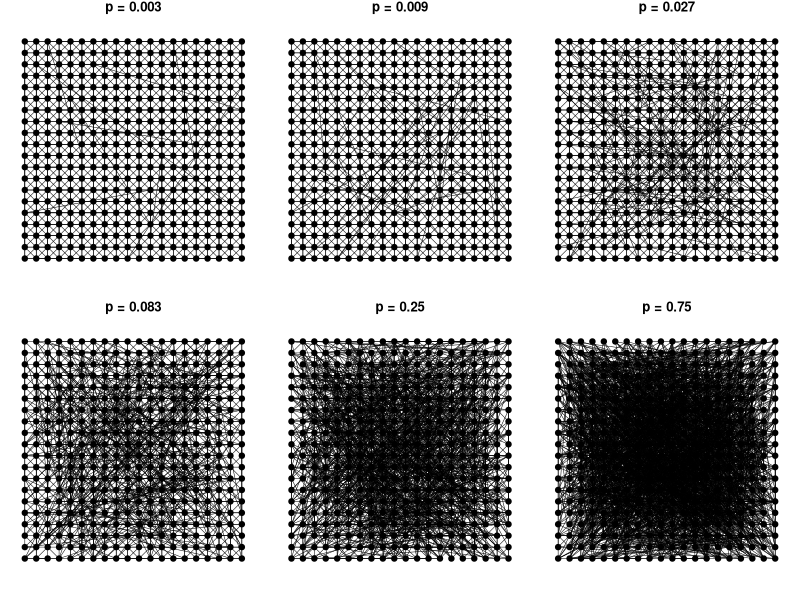
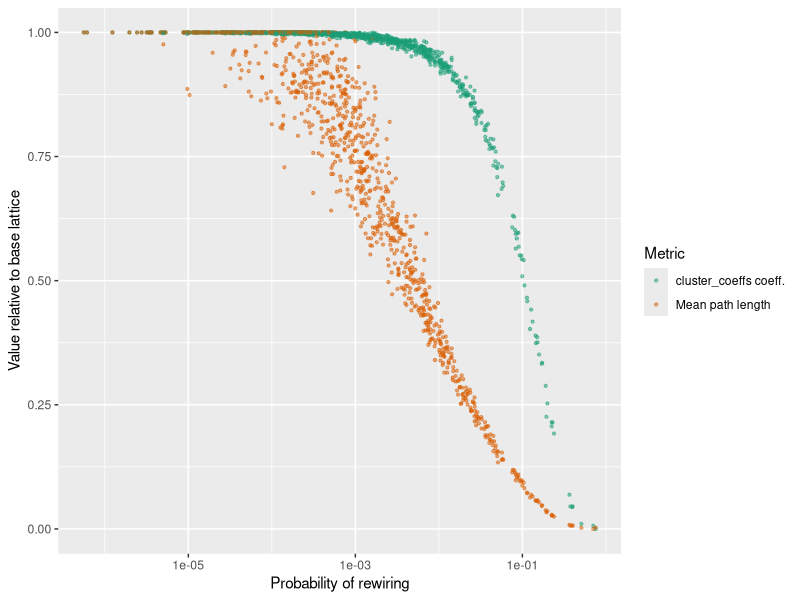

Write the R code that produced these figures, in order.
## ---- chunk 1
library(igraph)
library(dplyr)
library(tidyr)
library(scales)
library(ggplot2)
## ---- chunk 2
plot_graph <- function(G, main = "", layout = layout.grid(G), 
                       vertex.color = "black") {
  plot(G, main = main,
       layout = layout, 
       vertex.label = NA, vertex.color = vertex.color, vertex.size = 5, 
       vertex.shape = "circle", vertex.lwd = 0, 
       edge.color = "black", edge.width = 0.5)
}
## ---- chunk 3
par(mar = rep(1, 4))
layout(matrix(1:6, nrow = 2, byrow = TRUE))

base_graph <- make_lattice(length = 20, dim = 2, nei = 2)

plot_graph(rewire(base_graph, each_edge(0.003)), main = "p = 0.003")
plot_graph(rewire(base_graph, each_edge(0.009)), main = "p = 0.009")
plot_graph(rewire(base_graph, each_edge(0.027)), main = "p = 0.027")
plot_graph(rewire(base_graph, each_edge(0.083)), main = "p = 0.083")
plot_graph(rewire(base_graph, each_edge(0.250)), main = "p = 0.25")
plot_graph(rewire(base_graph, each_edge(0.750)), main = "p = 0.75")
## ---- chunk 4
probs          <- 10 ^ rnorm(1000, -3)
probs          <- probs[which(between(probs, 0, 1))]
keepers        <- c()
cluster_coeffs <- c()
mean_path_lens <- c()

for (i in seq_along(probs)) {
  the_graph <- rewire(base_graph, each_edge(probs[i]))
  if (components(the_graph)$no == 1) {
    cluster_coeffs <- c(cluster_coeffs, 
                        transitivity(the_graph, type = "average"))
    mean_path_lens <- c(mean_path_lens, 
                        mean(distances(the_graph)))
    keepers        <- c(keepers, i)
  }
}
probs <- probs[keepers]

df <- data.frame(p   = probs, 
                 cc  = cluster_coeffs, 
                 mpl = mean_path_lens) |> 
  mutate(cc = rescale(cc, to = c(0, 1)), 
         mpl = rescale(mpl, to = c(0, 1))) |> 
  # remove first item, p=0 and not plottable
  pivot_longer(-p) |>
  rename(Metric = name)
## ---- chunk 5
ggplot(df, aes(x = p, y = value, colour = Metric)) + 
  geom_point(cex = .8, alpha = 0.5) + 
  scale_x_log10() +
  scale_colour_brewer(palette = "Dark2", 
                      labels = c("cluster_coeffs coeff.", "Mean path length")) +
  xlab("Probability of rewiring") +
  ylab("Value relative to base lattice")
## ---- chunk 6
#| code-fold: true
# License (MIT)
#
# Copyright (c) 2023 David O'Sullivan
#
# Permission is hereby granted, free of charge, to any person
# obtaining a copy of this software and associated documentation
# files (the "Software"), to deal in the Software without restriction,
# including without limitation the rights to use, copy, modify, merge,
# publish, distribute, sublicense, and/or sell copies of the Software,
# and to  permit persons to whom the Software is furnished to do so,
# subject to the following conditions:
#
# The above copyright notice and this permission notice shall be included
# in all copies or substantial portions of the Software.
#
# THE SOFTWARE IS PROVIDED "AS IS", WITHOUT WARRANTY OF ANY KIND, EXPRESS
# OR IMPLIED, INCLUDING BUT NOT LIMITED TO THE WARRANTIES OF MERCHANTABILITY,
# FITNESS FOR A PARTICULAR PURPOSE AND NONINFRINGEMENT. IN NO EVENT SHALL
# THE AUTHORS OR COPYRIGHT HOLDERS BE LIABLE FOR ANY CLAIM, DAMAGES OR OTHER
# LIABILITY, WHETHER IN AN ACTION OF CONTRACT, TORT OR OTHERWISE, ARISING
# FROM, OUT OF OR IN CONNECTION WITH THE SOFTWARE OR THE USE OR OTHER
# DEALINGS IN THE SOFTWARE.
